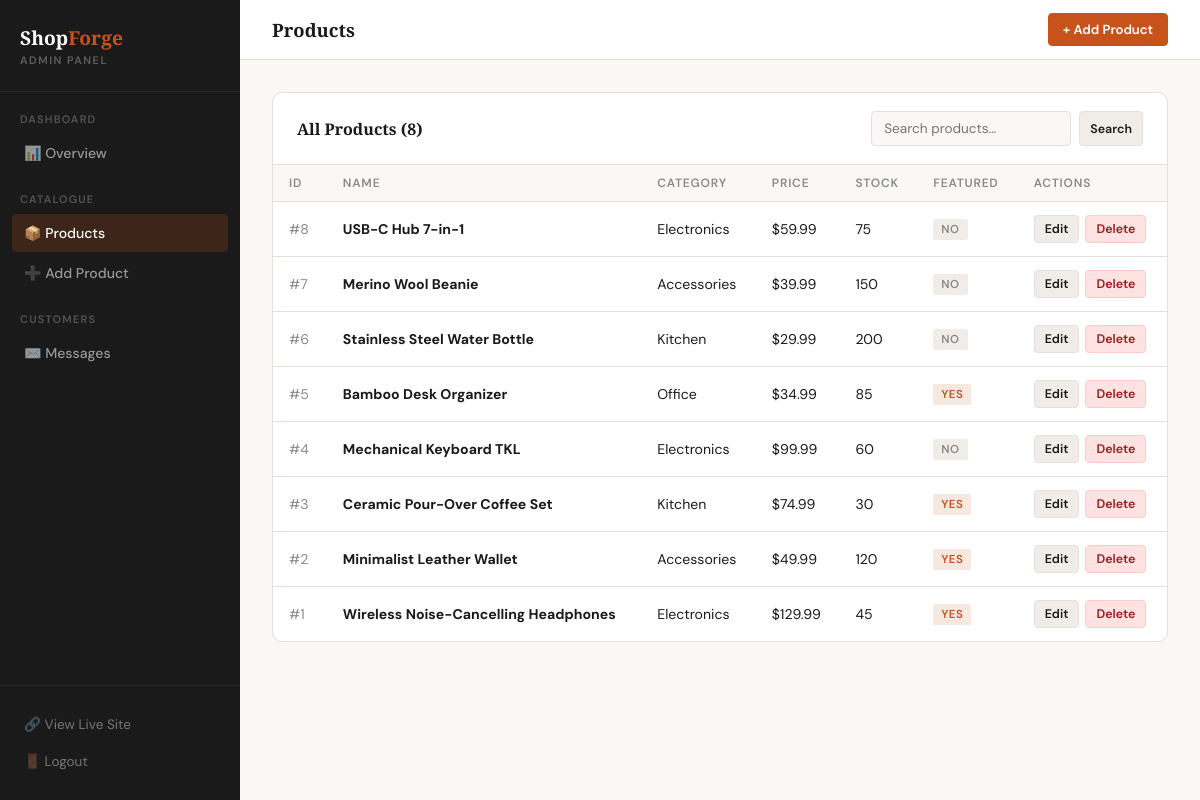
Page /admin/products.php (signed in) on the committed database.
### tables this page shows
CREATE TABLE IF NOT EXISTS products (
    id INT AUTO_INCREMENT PRIMARY KEY,
    name VARCHAR(255) NOT NULL,
    description TEXT NOT NULL,
    price DECIMAL(10,2) NOT NULL,
    category VARCHAR(100) NOT NULL,
    stock INT NOT NULL DEFAULT 0,
    image_url VARCHAR(500),
    featured TINYINT(1) NOT NULL DEFAULT 0,
    created_at TIMESTAMP DEFAULT CURRENT_TIMESTAMP
);

### admin/products.php (the view, shortened to what this page needs)
<?php
require_once '../includes/db.php';
if ($_SERVER['REQUEST_METHOD'] === 'POST' && isset($_POST['delete_id'])) {
    $id = (int) $_POST['delete_id'];
    $conn->prepare("DELETE FROM products WHERE id = ?")->bind_param('i', $id) && true;
    $stmt = $conn->prepare("DELETE FROM products WHERE id = ?");
    $stmt->bind_param('i', $id);
    $stmt->execute();
        header('Location: products.php?deleted=1');
    $like = '%' . $search . '%';
    $stmt->bind_param('ss', $like, $like);
    $stmt->execute();
    $products = $stmt->get_result();
} else {
    $products = $conn->query("SELECT * FROM products ORDER BY id DESC");
}
?>
<!DOCTYPE html>
<html lang="en">
<head>
    <link rel="stylesheet" href="../assets/css/admin.css">
</head>
<body>
<aside class="sidebar">
    <div class="sidebar-logo">
        <a href="../index.php">Shop<span>Forge</span></a>
        <span class="admin-tag">Admin Panel</span>
    </div>
    <nav class="sidebar-nav">
        <span class="nav-label">Dashboard</span>
        <a href="index.php">📊 Overview</a>
        <span class="nav-label">Catalogue</span>
        <a href="products.php" class="active">📦 Products</a>
        <a href="add_product.php">➕ Add Product</a>
        <span class="nav-label">Customers</span>
        <a href="contacts.php">✉️ Messages</a>
    </nav>
    <div class="sidebar-footer">
        <a href="../index.php" target="_blank">🔗 View Live Site</a>
        <a href="logout.php">🚪 Logout</a>
    </div>
</aside>
<div class="admin-main">
    <div class="admin-topbar">
        <h1>Products</h1>
        <a href="add_product.php" class="btn btn-primary">+ Add Product</a>
    </div>
    <div class="admin-content">
        <div class="panel">
            <div class="panel-header">
                <h2>All Products (<?php echo $products->num_rows; ?>)</h2>
                <form method="GET" action="" style="display:flex;gap:8px;">
                    <input type="text" name="search" class="table-search" placeholder="Search products…" value="<?php echo htmlspecialchars($search); ?>" style="padding:8px 12px;border:1.5px solid var(--border);border-radius:var(--radius);font-family:var(--font-body);font-size:0.85rem;background:var(--cream);outline:none;min-width:200px;">
                    <button type="submit" class="btn btn-secondary btn-sm">Search</button>
                </form>
            </div>
            <div class="overflow-x">
                <table>
                    <thead>
                        <tr><th>ID</th><th>Name</th><th>Category</th><th>Price</th><th>Stock</th><th>Featured</th><th>Actions</th></tr>
                    </thead>
                    <tbody>
                        <?php if ($products->num_rows > 0):
                            while ($p = $products->fetch_assoc()): ?>
                        <tr>
                            <td style="color:var(--ink-muted);">#<?php echo $p['id']; ?></td>
                            <td><strong><?php echo htmlspecialchars($p['name']); ?></strong></td>
                            <td><?php echo htmlspecialchars($p['category']); ?></td>
                            <td>$<?php echo number_format($p['price'], 2); ?></td>
                            <td><?php echo $p['stock']; ?></td>
                            <td><span class="badge <?php echo $p['featured'] ? 'badge-yes' : 'badge-no'; ?>"><?php echo $p['featured'] ? 'Yes' : 'No'; ?></span></td>
                            <td>
                                <div class="action-btns">
                                    <a href="edit_product.php?id=<?php echo $p['id']; ?>" class="btn btn-secondary btn-sm">Edit</a>
                                    <form method="POST" action="" onsubmit="return confirm('Delete \'<?php echo htmlspecialchars(addslashes($p['name'])); ?>\'? This cannot be undone.');" style="display:inline;">
                                        <button type="submit" class="btn btn-danger btn-sm">Delete</button>
                                    </form>
                                </div>
                            </td>
                        </tr>
                        <?php endwhile; else: ?>
                        <tr><td colspan="7" style="text-align:center;color:var(--ink-muted);padding:40px;">No products found.</td></tr>
                        <?php endif; ?>
                    </tbody>
                </table>
            </div>
        </div>
    </div>
</div>
</body>
</html>

### assets/css/admin.css (style rules this page uses)
*, *::before, *::after { box-sizing: border-box; margin: 0; padding: 0; }
:root { --ink: #1a1a1a; --ink-light: #4a4a4a; --ink-muted: #8a8a8a; --cream: #faf8f5; --cream-dark: #f0ede8; --accent: #c8531a; --accent-light: #f5e8e0; --white: #ffffff; --border: #e5e0d9; --sidebar-width: 240px; --font-display: 'Playfair Display', serif; --font-body: 'DM Sans', sans-serif; --radius: 4px; --radius-lg: 10px; --transition: 0.25s ease; }
html, body { height: 100%; }
body { font-family: var(--font-body); background: var(--cream); color: var(--ink); font-size: 14px; display: flex; }
.sidebar { width: var(--sidebar-width); background: var(--ink); height: 100vh; position: fixed; top: 0; left: 0; display: flex; flex-direction: column; }
.sidebar-logo { padding: 24px 20px; border-bottom: 1px solid rgba(255,255,255,0.06); }
.sidebar-logo a { font-family: var(--font-display); font-size: 1.2rem; color: var(--white); text-decoration: none; font-weight: 700; }
.sidebar-logo a span { color: var(--accent); }
.sidebar-logo .admin-tag { display: block; font-size: 0.68rem; font-weight: 600; letter-spacing: 1.5px; text-transform: uppercase; color: rgba(255,255,255,0.3); margin-top: 2px; }
.sidebar-nav { flex: 1; padding: 20px 12px; }
.nav-label { font-size: 0.68rem; font-weight: 600; text-transform: uppercase; letter-spacing: 1.2px; color: rgba(255,255,255,0.25); padding: 0 8px; margin-bottom: 8px; margin-top: 20px; display: block; }
.nav-label:first-child { margin-top: 0; }
.sidebar-nav a { display: flex; align-items: center; gap: 10px; padding: 10px 12px; border-radius: var(--radius); color: rgba(255,255,255,0.55); text-decoration: none; font-size: 0.88rem; font-weight: 500; transition: all var(--transition); margin-bottom: 2px; }
.sidebar-nav a.active { color: var(--white); background: rgba(200,83,26,0.2); }
.sidebar-footer { padding: 20px 12px; border-top: 1px solid rgba(255,255,255,0.06); }
.sidebar-footer a { display: flex; align-items: center; gap: 10px; padding: 10px 12px; border-radius: var(--radius); color: rgba(255,255,255,0.4); text-decoration: none; font-size: 0.85rem; transition: all var(--transition); }
.admin-main { margin-left: var(--sidebar-width); flex: 1; min-height: 100vh; display: flex; flex-direction: column; }
.admin-topbar { background: var(--white); border-bottom: 1px solid var(--border); padding: 0 32px; height: 60px; display: flex; align-items: center; justify-content: space-between; position: sticky; top: 0; z-index: 10; }
.admin-topbar h1 { font-family: var(--font-display); font-size: 1.15rem; font-weight: 600; }
.admin-content { padding: 32px; flex: 1; }
.panel { background: var(--white); border: 1px solid var(--border); border-radius: var(--radius-lg); overflow: hidden; margin-bottom: 24px; }
.panel-header { padding: 18px 24px; border-bottom: 1px solid var(--border); display: flex; align-items: center; justify-content: space-between; }
.panel-header h2 { font-family: var(--font-display); font-size: 1rem; font-weight: 600; }
table { width: 100%; border-collapse: collapse; }
th { text-align: left; padding: 10px 16px; font-size: 0.75rem; font-weight: 600; text-transform: uppercase; letter-spacing: 0.8px; color: var(--ink-muted); background: var(--cream); border-bottom: 1px solid var(--border); }
td { padding: 13px 16px; font-size: 0.88rem; border-bottom: 1px solid var(--border); vertical-align: middle; }
tr:last-child td { border-bottom: none; }
.badge { display: inline-block; padding: 3px 8px; border-radius: 2px; font-size: 0.72rem; font-weight: 600; text-transform: uppercase; letter-spacing: 0.5px; }
.badge-yes { background: var(--accent-light); color: var(--accent); }
.badge-no { background: var(--cream-dark); color: var(--ink-muted); }
.btn { display: inline-flex; align-items: center; gap: 6px; padding: 7px 14px; border-radius: var(--radius); font-family: var(--font-body); font-size: 0.82rem; font-weight: 600; cursor: pointer; transition: all var(--transition); border: 1.5px solid transparent; text-decoration: none; }
.btn-primary { background: var(--accent); color: var(--white); border-color: var(--accent); }
.btn-secondary { background: var(--cream-dark); color: var(--ink); border-color: var(--border); }
.btn-danger { background: #fee2e2; color: #991b1b; border-color: #fecaca; }
.btn-sm { padding: 5px 10px; font-size: 0.78rem; }
.action-btns { display: flex; gap: 6px; }
.overflow-x { overflow-x: auto; }

### rows in the picture
products: id "8", name "USB-C Hub 7-in-1", category "Electronics", price "59.99", stock "75", featured "NO"
products: id "7", name "Merino Wool Beanie", category "Accessories", price "39.99", stock "150", featured "NO"
products: id "6", name "Stainless Steel Water Bottle", category "Kitchen", price "29.99", stock "200", featured "NO"
products: id "5", name "Bamboo Desk Organizer", category "Office", price "34.99", stock "85", featured "YES"
products: id "4", name "Mechanical Keyboard TKL", category "Electronics", price "99.99", stock "60", featured "NO"
products: id "3", name "Ceramic Pour-Over Coffee Set", category "Kitchen", price "74.99", stock "30", featured "YES"
products: id "2", name "Minimalist Leather Wallet", category "Accessories", price "49.99", stock "120", featured "YES"
products: id "1", name "Wireless Noise-Cancelling Headphones", category "Electronics", price "129.99", stock "45", featured "YES"

### other values in the picture
$products->num_rows "8"
